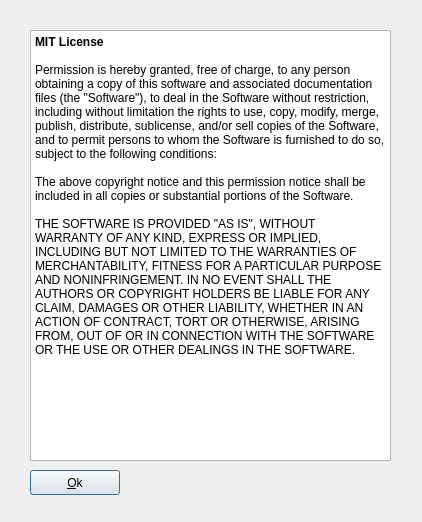
<?xml version="1.0" encoding="UTF-8"?>
<ui version="4.0">
 <class>MITlicense</class>
 <widget class="QDialog" name="MITlicense">
  <property name="geometry">
   <rect>
    <x>0</x>
    <y>0</y>
    <width>422</width>
    <height>522</height>
   </rect>
  </property>
  <property name="windowTitle">
   <string>Dialog</string>
  </property>
  <widget class="QTextBrowser" name="textbrowser_mit">
   <property name="geometry">
    <rect>
     <x>30</x>
     <y>30</y>
     <width>361</width>
     <height>431</height>
    </rect>
   </property>
   <property name="html">
    <string>&lt;!DOCTYPE HTML PUBLIC &quot;-//W3C//DTD HTML 4.0//EN&quot; &quot;http://www.w3.org/TR/REC-html40/strict.dtd&quot;&gt;
&lt;html&gt;&lt;head&gt;&lt;meta name=&quot;qrichtext&quot; content=&quot;1&quot; /&gt;&lt;meta charset=&quot;utf-8&quot; /&gt;&lt;style type=&quot;text/css&quot;&gt;
p, li { white-space: pre-wrap; }
hr { height: 1px; border-width: 0; }
li.unchecked::marker { content: &quot;\2610&quot;; }
li.checked::marker { content: &quot;\2612&quot;; }
&lt;/style&gt;&lt;/head&gt;&lt;body style=&quot; font-family:'Sans Serif'; font-size:9pt; font-weight:400; font-style:normal;&quot;&gt;
&lt;p style=&quot; margin-top:0px; margin-bottom:0px; margin-left:0px; margin-right:0px; -qt-block-indent:0; text-indent:0px;&quot;&gt;&lt;span style=&quot; font-weight:700;&quot;&gt;MIT License&lt;/span&gt;&lt;/p&gt;
&lt;p style=&quot;-qt-paragraph-type:empty; margin-top:0px; margin-bottom:0px; margin-left:0px; margin-right:0px; -qt-block-indent:0; text-indent:0px;&quot;&gt;&lt;br /&gt;&lt;/p&gt;
&lt;p style=&quot; margin-top:0px; margin-bottom:0px; margin-left:0px; margin-right:0px; -qt-block-indent:0; text-indent:0px;&quot;&gt;Permission is hereby granted, free of charge, to any person obtaining a copy of this software and associated documentation files (the &amp;quot;Software&amp;quot;), to deal in the Software without restriction, including without limitation the rights to use, copy, modify, merge, publish, distribute, sublicense, and/or sell copies of the Software, and to permit persons to whom the Software is furnished to do so, subject to the following conditions:&lt;/p&gt;
&lt;p style=&quot;-qt-paragraph-type:empty; margin-top:0px; margin-bottom:0px; margin-left:0px; margin-right:0px; -qt-block-indent:0; text-indent:0px;&quot;&gt;&lt;br /&gt;&lt;/p&gt;
&lt;p style=&quot; margin-top:0px; margin-bottom:0px; margin-left:0px; margin-right:0px; -qt-block-indent:0; text-indent:0px;&quot;&gt;The above copyright notice and this permission notice shall be included in all copies or substantial portions of the Software.&lt;/p&gt;
&lt;p style=&quot;-qt-paragraph-type:empty; margin-top:0px; margin-bottom:0px; margin-left:0px; margin-right:0px; -qt-block-indent:0; text-indent:0px;&quot;&gt;&lt;br /&gt;&lt;/p&gt;
&lt;p style=&quot; margin-top:0px; margin-bottom:0px; margin-left:0px; margin-right:0px; -qt-block-indent:0; text-indent:0px;&quot;&gt;THE SOFTWARE IS PROVIDED &amp;quot;AS IS&amp;quot;, WITHOUT WARRANTY OF ANY KIND, EXPRESS OR IMPLIED, INCLUDING BUT NOT LIMITED TO THE WARRANTIES OF MERCHANTABILITY, FITNESS FOR A PARTICULAR PURPOSE AND NONINFRINGEMENT. IN NO EVENT SHALL THE AUTHORS OR COPYRIGHT HOLDERS BE LIABLE FOR ANY CLAIM, DAMAGES OR OTHER LIABILITY, WHETHER IN AN ACTION OF CONTRACT, TORT OR OTHERWISE, ARISING FROM, OUT OF OR IN CONNECTION WITH THE SOFTWARE OR THE USE OR OTHER DEALINGS IN THE SOFTWARE.&lt;/p&gt;&lt;/body&gt;&lt;/html&gt;</string>
   </property>
  </widget>
  <widget class="QPushButton" name="pushButton">
   <property name="geometry">
    <rect>
     <x>30</x>
     <y>470</y>
     <width>90</width>
     <height>25</height>
    </rect>
   </property>
   <property name="text">
    <string>&amp;Ok</string>
   </property>
   <property name="default">
    <bool>true</bool>
   </property>
  </widget>
 </widget>
 <tabstops>
  <tabstop>textbrowser_mit</tabstop>
  <tabstop>pushButton</tabstop>
 </tabstops>
 <resources/>
 <connections>
  <connection>
   <sender>pushButton</sender>
   <signal>clicked()</signal>
   <receiver>MITlicense</receiver>
   <slot>close()</slot>
   <hints>
    <hint type="sourcelabel">
     <x>78</x>
     <y>477</y>
    </hint>
    <hint type="destinationlabel">
     <x>164</x>
     <y>483</y>
    </hint>
   </hints>
  </connection>
 </connections>
</ui>
